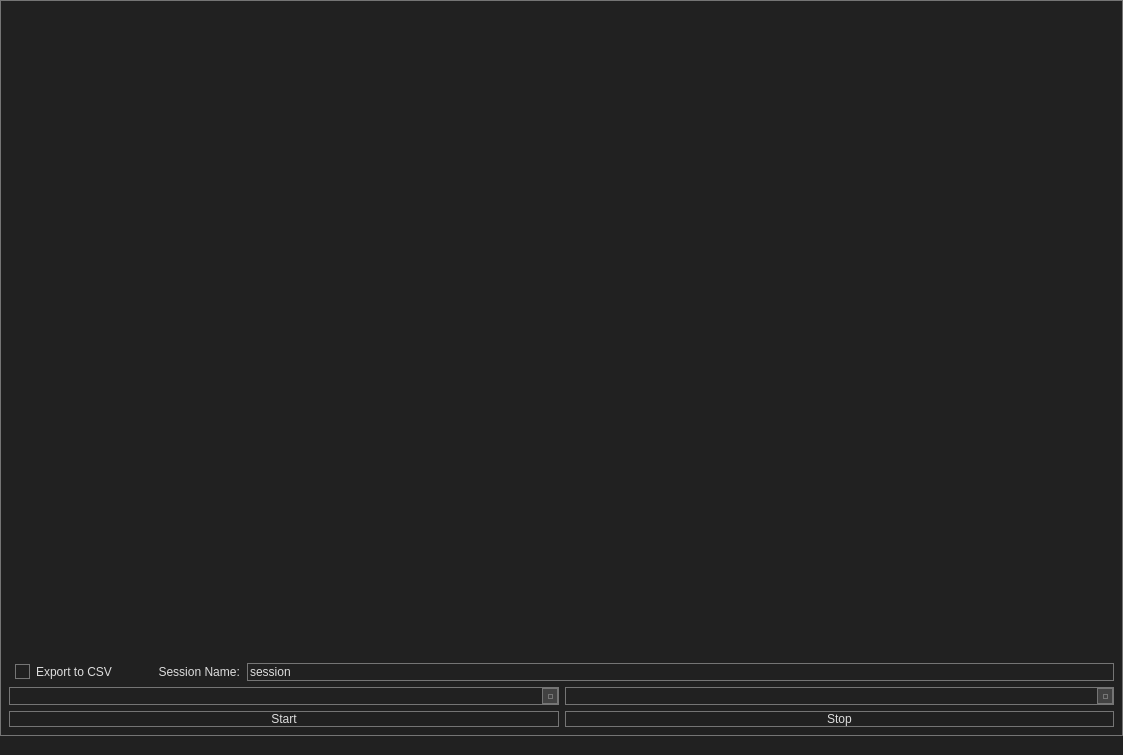
<?xml version="1.0" encoding="UTF-8"?>
<ui version="4.0">
 <class>MainWindow</class>
 <widget class="QMainWindow" name="MainWindow">
  <property name="geometry">
   <rect>
    <x>0</x>
    <y>0</y>
    <width>1123</width>
    <height>755</height>
   </rect>
  </property>
  <property name="minimumSize">
   <size>
    <width>0</width>
    <height>0</height>
   </size>
  </property>
  <property name="windowTitle">
   <string>eHealth</string>
  </property>
  <property name="styleSheet">
   <string notr="true">
/*
    Android Material Dark
	COLOR_DARK     = #212121 Grey 900
	COLOR_MEDIUM   = #424242 Grey 800
	COLOR_MEDLIGHT = #757575 Grey 600
	COLOR_LIGHT    = #DDDDDD White
	COLOR_ACCENT   = #3F51B5 Indigo 500
*/

* {
	background: #212121;
	color: #DDDDDD;
	border: 1px solid #757575;
}

QWidget::item:selected {
	background: #3F51B5;
}

QCheckBox, QRadioButton {
	border: none;
}

QRadioButton::indicator, QCheckBox::indicator {
	width: 13px;
	height: 13px;
}

QRadioButton::indicator::unchecked, QCheckBox::indicator::unchecked {
	border: 1px solid #757575;
	background: none;
}

QRadioButton::indicator:unchecked:hover, QCheckBox::indicator:unchecked:hover {
	border: 1px solid #DDDDDD;
}

QRadioButton::indicator::checked, QCheckBox::indicator::checked {
	border: 1px solid #757575;
	background: #757575;
}

QRadioButton::indicator:checked:hover, QCheckBox::indicator:checked:hover {
	border: 1px solid #DDDDDD;
	background: #DDDDDD;
}

QGroupBox {
	margin-top: 6px;
}

QGroupBox::title {
	top: -7px;
	left: 7px;
}

QScrollBar {
	border: 1px solid #757575;
	background: #212121;
}

QScrollBar:horizontal {
	height: 15px;
	margin: 0px 0px 0px 32px;
}

QScrollBar:vertical {
	width: 15px;
	margin: 32px 0px 0px 0px;
}

QScrollBar::handle {
	background: #424242;
	border: 1px solid #757575;
}

QScrollBar::handle:horizontal {
	border-width: 0px 1px 0px 1px;
}

QScrollBar::handle:vertical {
	border-width: 1px 0px 1px 0px;
}

QScrollBar::handle:horizontal {
	min-width: 20px;
}

QScrollBar::handle:vertical {
	min-height: 20px;
}

QScrollBar::add-line, QScrollBar::sub-line {
	background:#424242;
	border: 1px solid #757575;
	subcontrol-origin: margin;
}

QScrollBar::add-line {
	position: absolute;
}

QScrollBar::add-line:horizontal {
	width: 15px;
	subcontrol-position: left;
	left: 15px;
}

QScrollBar::add-line:vertical {
	height: 15px;
	subcontrol-position: top;
	top: 15px;
}

QScrollBar::sub-line:horizontal {
	width: 15px;
	subcontrol-position: top left;
}

QScrollBar::sub-line:vertical {
	height: 15px;
	subcontrol-position: top;
}

QScrollBar:left-arrow, QScrollBar::right-arrow, QScrollBar::up-arrow, QScrollBar::down-arrow {
	border: 1px solid #757575;
	width: 3px;
	height: 3px;
}

QScrollBar::add-page, QScrollBar::sub-page {
	background: none;
}

QAbstractButton:hover {
	background: #424242;
}

QAbstractButton:pressed {
	background: #757575;
}

QAbstractItemView {
	show-decoration-selected: 1;
	selection-background-color: #3F51B5;
	selection-color: #DDDDDD;
	alternate-background-color: #424242;
}

QHeaderView {
	border: 1px solid #757575;
}

QHeaderView::section {
	background: #212121;
	border: 1px solid #757575;
	padding: 4px;
}

QHeaderView::section:selected, QHeaderView::section::checked {
	background: #424242;
}

QTableView {
	gridline-color: #757575;
}

QTabBar {
	margin-left: 2px;
}

QTabBar::tab {
	border-radius: 0px;
	padding: 4px;
	margin: 4px;
}

QTabBar::tab:selected {
	background: #424242;
}

QComboBox::down-arrow {
	border: 1px solid #757575;
	background: #424242;
}

QComboBox::drop-down {
	border: 1px solid #757575;
	background: #424242;
}

QComboBox::down-arrow {
	width: 3px;
	height: 3px;
	border: 1px solid #757575;
}

QAbstractSpinBox {
	padding-right: 15px;
}

QAbstractSpinBox::up-button, QAbstractSpinBox::down-button {
	border: 1px solid #757575;
	background: #424242;
	subcontrol-origin: border;
}

QAbstractSpinBox::up-arrow, QAbstractSpinBox::down-arrow {
	width: 3px;
	height: 3px;
	border: 1px solid #757575;
}

QSlider {
	border: none;
}

QSlider::groove:horizontal {
	height: 5px;
	margin: 4px 0px 4px 0px;
}

QSlider::groove:vertical {
	width: 5px;
	margin: 0px 4px 0px 4px;
}

QSlider::handle {
	border: 1px solid #757575;
	background: #424242;
}

QSlider::handle:horizontal {
	width: 15px;
	margin: -4px 0px -4px 0px;
}

QSlider::handle:vertical {
	height: 15px;
	margin: 0px -4px 0px -4px;
}

QSlider::add-page:vertical, QSlider::sub-page:horizontal {
	background: #3F51B5;
}

QSlider::sub-page:vertical, QSlider::add-page:horizontal {
	background: #424242;
}

QLabel {
	border: none;
}

QProgressBar {
	text-align: center;
}

QProgressBar::chunk {
	width: 1px;
	background-color: #3F51B5;
}

QMenu::separator {
	background: #424242;
}

QStatusBar {
	border: 1px;
	color: #3F51B5;
}</string>
  </property>
  <property name="tabShape">
   <enum>QTabWidget::Rounded</enum>
  </property>
  <widget class="QWidget" name="centralwidget">
   <layout class="QGridLayout" name="gridLayout">
    <item row="2" column="1">
     <layout class="QGridLayout" name="Layout_graphs">
      <item row="0" column="0">
       <widget class="GraphicsLayoutWidget" name="plt">
        <property name="autoFillBackground">
         <bool>false</bool>
        </property>
        <property name="styleSheet">
         <string notr="true">border: 0px;</string>
        </property>
        <property name="frameShape">
         <enum>QFrame::StyledPanel</enum>
        </property>
        <property name="frameShadow">
         <enum>QFrame::Plain</enum>
        </property>
        <property name="lineWidth">
         <number>0</number>
        </property>
       </widget>
      </item>
     </layout>
    </item>
    <item row="7" column="0" colspan="2">
     <layout class="QGridLayout" name="Layout_controls">
      <item row="0" column="1">
       <widget class="QComboBox" name="cBox_Speed"/>
      </item>
      <item row="0" column="0">
       <widget class="QComboBox" name="cBox_Port"/>
      </item>
      <item row="1" column="0">
       <widget class="QPushButton" name="pButton_Start">
        <property name="minimumSize">
         <size>
          <width>0</width>
          <height>0</height>
         </size>
        </property>
        <property name="text">
         <string>Start</string>
        </property>
       </widget>
      </item>
      <item row="1" column="1">
       <widget class="QPushButton" name="pButton_Stop">
        <property name="text">
         <string>Stop</string>
        </property>
       </widget>
      </item>
     </layout>
    </item>
    <item row="3" column="1">
     <layout class="QGridLayout" name="Layout_controls2">
      <item row="0" column="0">
       <widget class="QCheckBox" name="chBox_export">
        <property name="text">
         <string>Export to CSV              Session Name:</string>
        </property>
       </widget>
      </item>
      <item row="0" column="1">
       <widget class="QLineEdit" name="file_export">
        <property name="text">
         <string>session</string>
        </property>
       </widget>
      </item>
     </layout>
    </item>
   </layout>
  </widget>
  <widget class="QStatusBar" name="statusbar">
   <property name="sizeGripEnabled">
    <bool>false</bool>
   </property>
  </widget>
 </widget>
 <customwidgets>
  <customwidget>
   <class>GraphicsLayoutWidget</class>
   <extends>QGraphicsView</extends>
   <header>pyqtgraph</header>
  </customwidget>
 </customwidgets>
 <resources/>
 <connections/>
</ui>
